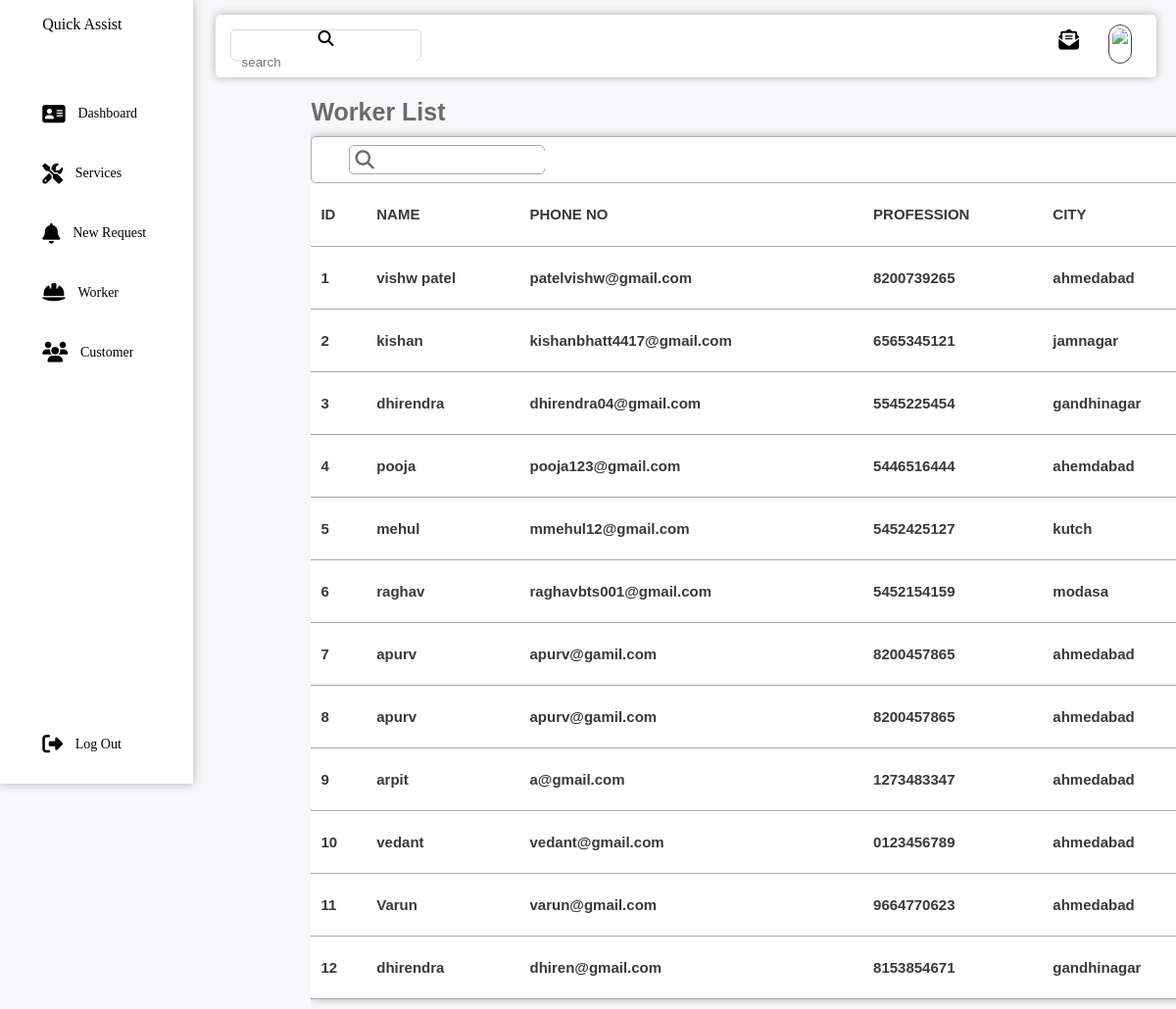
/customer.php, run on the app's committed database.
### tables this page shows
CREATE TABLE `customer` (
  `cus_id` int(5) NOT NULL,
  `cus_name` varchar(30) NOT NULL,
  `cus_email` varchar(30) NOT NULL,
  `cus_phno` varchar(13) NOT NULL,
  `password` varchar(8) NOT NULL,
  `city` varchar(30) NOT NULL,
  `cus_img` varchar(100) NOT NULL
);

### customer.php (the view, shortened to what this page needs)
<?php require'head.php'?>
<!DOCTYPE html>
<html lang="en">
    <head>
        <link rel="stylesheet" href="admin.css">
    </head>
    <body>
        <main>
            <h4>Worker List<h4>
            <div class="tableview">
                <div class="heading">
                    <div class="tablesearchbox">
                        <i class="fa-solid fa-magnifying-glass"></i>
                        <input type="text" id="search" onkeyup="search()">
                    </div>
                </div>
                <div>
                    <table id="table">
                        <tr>
                            <td>ID</td>
                            <td>NAME</td>
                            <td>PHONE NO</td>
                            <td>PROFESSION</td>
                            <td>CITY</td>
                        </tr>
                        <?php
                            $sql = "SELECT * FROM customer";
                            $result = $conn->query($sql);
                            if($result->num_rows > 0){
                                while($row = $result->fetch_assoc())
                                {
                        ?>
                                    <tr>
                                        <td><?php echo $row['cus_id'];?></td>
                                        <td><?php echo $row['cus_name'];?></td>
                                        <td><?php echo $row['cus_email'];?></td>
                                        <td><?php echo $row['cus_phno'];?></td>
                                        <td><?php echo $row['city'];?></td>
                                    </tr>
                        <?php
                                }
                            }
                        ?>
                    </table>
                </div>
            </div>
        </main>
    </body>
</html>

### admin.css (style rules this page uses)
* { margin: 0; padding:0; border: none; outline: none; box-sizing: border-box; }
body { display:flex; width: 100%; background-color: #f8f7fa; }
main { margin-top: 100px; margin-left:120px; width: 80%; font-family:sans-serif; font-size: 25px; color: rgb(107, 107, 107); overflow-x: hidden; }
.tableview { width: 1070px; margin: 10px 0px; box-shadow: 0px 0px 10px rgb(175, 173, 173); border-radius: 5px; background-color: white; }
.heading { display: flex; padding: 8px; border: solid 1px rgb(175, 173, 173); border-radius: 5px; }
.tablesearchbox { display: flex; border: solid 1px darkgray; padding: 5px; border-radius: 5px; height: 30px; margin-left: 30px; width: 200px; }
.tablesearchbox i { font-size:1.2rem; margin-right: 5px; }
table { width: 1060px; border-collapse: collapse; font-size: medium; color: rgb(58, 56, 56); }
table td { padding: 5px 10px; border-bottom: solid 1px darkgray; border-radius: 5px; margin-left: 5px; font-size: 15px; width: fit-content; height: 8vh; }

### data on the page
customer: cus_id "1", cus_name "vishw patel", cus_email "patelvishw@gmail.com", cus_phno "8200739265", city "ahmedabad"
customer: cus_id "2", cus_name "kishan", cus_email "kishanbhatt4417@gmail.com", cus_phno "6565345121", city "jamnagar"
customer: cus_id "3", cus_name "dhirendra", cus_email "dhirendra04@gmail.com", cus_phno "5545225454", city "gandhinagar"
customer: cus_id "4", cus_name "pooja", cus_email "pooja123@gmail.com", cus_phno "5446516444", city "ahemdabad"
customer: cus_id "5", cus_name "mehul", cus_email "mmehul12@gmail.com", cus_phno "5452425127", city "kutch"
customer: cus_id "6", cus_name "raghav", cus_email "raghavbts001@gmail.com", cus_phno "5452154159", city "modasa"
customer: cus_id "7", cus_name "apurv", cus_email "apurv@gamil.com", cus_phno "8200457865", city "ahmedabad"
customer: cus_id "8", cus_name "apurv", cus_email "apurv@gamil.com", cus_phno "8200457865", city "ahmedabad"
customer: cus_id "9", cus_name "arpit", cus_email "a@gmail.com", cus_phno "1273483347", city "ahmedabad"
customer: cus_id "10", cus_name "vedant", cus_email "vedant@gmail.com", cus_phno "0123456789", city "ahmedabad"
customer: cus_id "11", cus_name "Varun", cus_email "varun@gmail.com", cus_phno "9664770623", city "ahmedabad"
customer: cus_id "12", cus_name "dhirendra", cus_email "dhiren@gmail.com", cus_phno "8153854671", city "gandhinagar"
